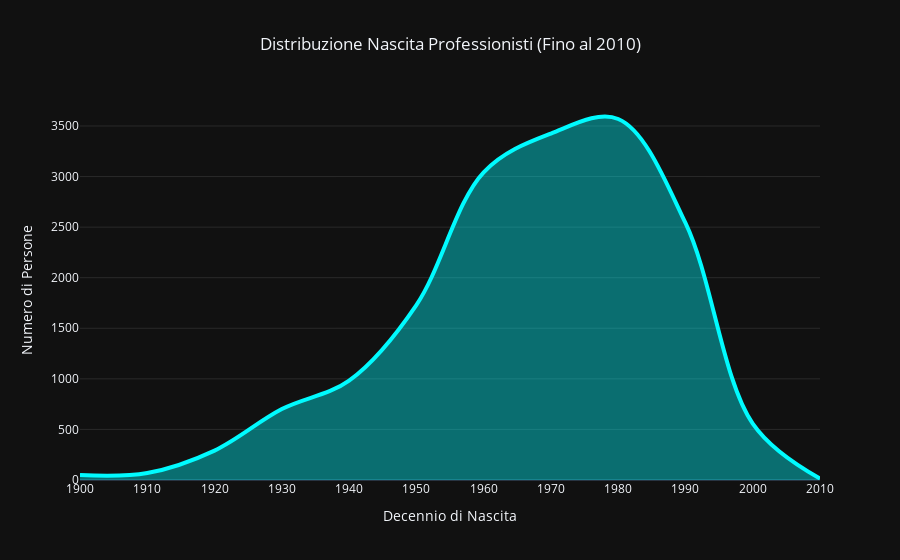

Here is the notebook cell this chart was saved with:
### Markdown cell above
Ora che abbiamo visto quali sono i lavori necessari per produrre un anime cerchiamo di capire qual'è l'età delle persone che svolgono questi compiti e i paesi nei quali lavoano:

### Code cell
# Caricamento file
person_df = pd.read_csv('person_details_cleaned.csv')

import re

# 1. Estrazione anno (Regex per sicurezza)
def extract_year_robust(value):
    if pd.isna(value) or str(value).lower() == 'nan':
        return None
    match = re.search(r'(19\d{2}|20\d{2})', str(value))
    if match:
        return int(match.group(1))
    return None

# Applicazione
person_df['birth_year'] = person_df['birthday'].apply(extract_year_robust)

# ---------------------------------------------------------
# 2. FILTRO: Teniamo solo gli anni fino al 2010
# ---------------------------------------------------------
temp_df = person_df[person_df['birth_year'] <= 2010].copy()
temp_df = temp_df.dropna(subset=['birth_year'])

# Calcolo decennio
temp_df['decade'] = (temp_df['birth_year'] // 10 * 10).astype(int)

# 3. Aggregazione
decade_counts = temp_df['decade'].value_counts().sort_index().reset_index()
decade_counts.columns = ['Decennio', 'Conteggio']

# 4. Grafico ad Area
fig = px.area(
    decade_counts, 
    x='Decennio', 
    y='Conteggio',
    title='Distribuzione Nascita Professionisti (Fino al 2010)',
    template='plotly_dark',
    line_shape='spline',
    labels={'Decennio': 'Decennio di Nascita', 'Conteggio': 'Numero di Persone'}
)

# Estetica Cyan Glow
fig.update_traces(
    line_color='#00FBFF', 
    fillcolor='rgba(0, 251, 255, 0.4)',
    line_width=4,
    marker=dict(size=8, color='#00FBFF', symbol='circle')
)

fig.update_layout(
    title_x=0.5,
    xaxis=dict(
        showgrid=False, 
        dtick=10, 
        range=[min(decade_counts['Decennio']), 2010] # Forza l'asse a chiudersi al 2010
    ),
    yaxis=dict(gridcolor='rgba(255, 255, 255, 0.1)'),
    hovermode="x unified"
)

fig.show()

### Figure 1 — Plotly figure (JSON) as saved in the notebook; plotly's stock layout.template omitted (floating-point values rounded to 4 significant figures)
{"data": [{"fillcolor": "rgba(0, 251, 255, 0.4)", "fillpattern": {"shape": ""}, "hovertemplate": "Decennio di Nascita=%{x}<br>Numero di Persone=%{y}<extra></extra>", "legendgroup": "", "line": {"color": "#00FBFF", "shape": "spline", "width": 4}, "marker": {"color": "#00FBFF", "size": 8, "symbol": "circle"}, "mode": "lines", "name": "", "orientation": "v", "showlegend": false, "stackgroup": "1", "type": "scatter", "x": [1900, 1910, 1920, 1930, 1940, 1950, 1960, 1970, 1980, 1990, 2000, 2010], "xaxis": "x", "y": [49, 69, 291, 701, 983, 1730, 3042, 3425, 3569, 2542, 557, 14], "yaxis": "y"}], "layout": {"hovermode": "x unified", "legend": {"tracegroupgap": 0}, "title": {"text": "Distribuzione Nascita Professionisti (Fino al 2010)", "x": 0.5}, "xaxis": {"anchor": "y", "domain": [0, 1], "dtick": 10, "range": [1900, 2010], "showgrid": false, "title": {"text": "Decennio di Nascita"}}, "yaxis": {"anchor": "x", "domain": [0, 1], "gridcolor": "rgba(255, 255, 255, 0.1)", "title": {"text": "Numero di Persone"}}}}
